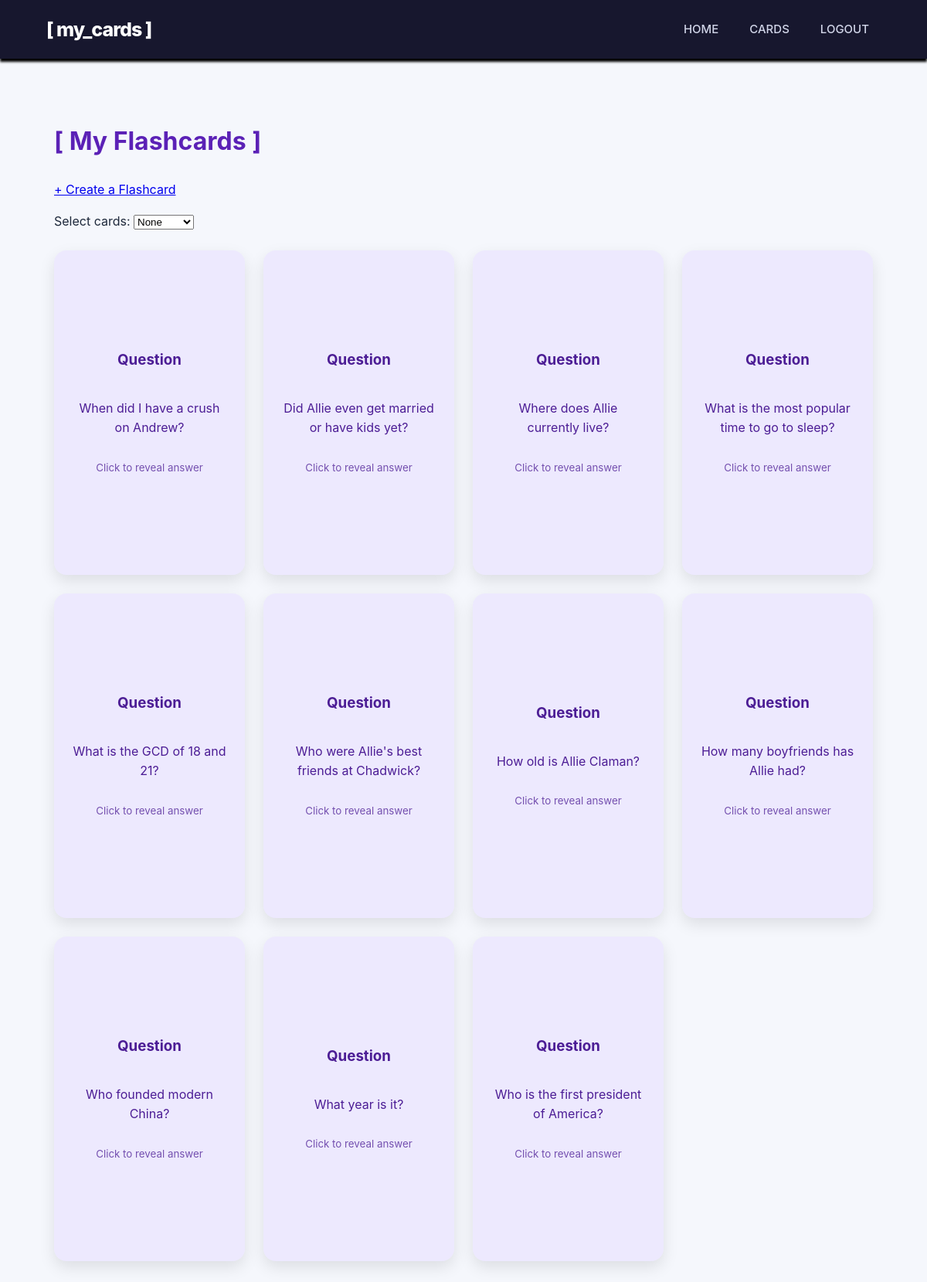
/cards/all (signed in), run on the app's committed database.
### papo_cito.py (models this page shows)
class Card(db.Model):
    __tablename__ = "cards"
    id = db.Column(db.Integer, primary_key=True)
    question = db.Column(db.String(200))
    answer = db.Column(db.Text)
    user_id = db.Column(db.Integer, db.ForeignKey("pot_users.id"), nullable=False)

### papo_cito.py (the view)
@app.route("/cards/all")
def all_cards():
    if "user_id" not in session:
        return redirect(url_for("login"))
    user_id = session["user_id"]
    user_cards = (
        Card.query
        .filter_by(user_id=user_id)
        .order_by(Card.id.asc())
        .all()
    )
    user_sets = (
        CardSet.query
        .filter_by(user_id=user_id)
        .order_by(CardSet.id.asc())
        .all()
    )
    return render_template(
        "cards.html",
        cards=user_cards,
        card_sets=user_sets
    )

### templates/cards.html (shortened to what this page needs)
{% extends "base.html" %}
{% block content %}
<div class="cards-page">
	<h1>[ My Flashcards ]</h1>
	<p>
		<a href="{{ url_for('create_card') }}">
			+ Create a Flashcard
		</a>
	</p>
	<form id="card-selection-form"
		method="POST"
		action="{{ url_for('add_cards_to_set') }}">
		<label for="selection-mode">Select cards:</label>
		<select id="selection-mode" name="selection_mode">
			<option value="NONE">None</option>
		</select>
	<div class="cards-grid">
		{% for card in cards %}
		<div class="card-item">
			<div class="flashcard" onclick="flipCard(this)">
				<div class="flashcard-inner">
					<div class="flashcard-front">
						<h3>Question</h3>
						<p>{{ card.question }}</p>
						<small>Click to reveal answer</small>
					</div>
					<div class="flashcard-back">
						<h3>Answer</h3>
						<p>{{ card.answer }}</p>
						<small>Click to return</small>
					</div>
				</div>
			</div>
		</div>
		{% else %}
			<p>You haven't created any flashcards yet.</p>
		{% endfor %}
	</div>
	</form>
</div>
{% endblock %}

### static/css/style.css (style rules this page uses)
:root { --primary: #635bff; --primary-dark: #4f46e5; --background: #f5f7fc; --surface: #ffffff; --text: #1e293b; --muted: #64748b; --border: #e2e8f0; }
* { box-sizing: border-box; }
body { margin: 0; font-family: -apple-system, BlinkMacSystemFont, "Segoe UI", Roboto, sans-serif; background: var(--background); color: var(--text); line-height: 1.6; }
.cards-page { max-width: 1100px; margin:40px auto; padding: 20px; }
.cards-page h1 { color: #5b21b6; margin-bottom: 24px; }
.cards-grid { display: grid; grid-template-columns: repeat(auto-fit, minmax(230px, 1fr)); gap: 24px; margin-top: 24px; }
.flashcard { height: 420px; perspective: 1000px; cursor: pointer; }
.flashcard-inner { position:relative; width: 100%; height: 100%; transition: transform 0.6s; transform-style: preserve-3d; }
.flashcard-front, .flashcard-back { position: absolute; inset: 0; padding: 24px; border-radius: 16px; box-sizing: border-box; display: flex; flex-direction: column; justify-content:center; align-items: center; text-align: center; backface-visibility: hidden; box-shadow: 0 8px 20px rgba(0, 0, 0, 0.10); overflow-wrap: anywhere; }
.flashcard-front { background: #ede9fe; color: #4c1d95; }
.flashcard-back { background: #5b21b6; color: white; transform:rotateY(180deg); }
.flashcard h3 { margin-top: 0; }
.flashcard p { white-space:pre-wrap; }
.flashcard small { margin-top: 12px; opacity:0.75; }
.card-item { display: flex; flex-direction: column; gap: 8px; }

### data on the page
Card: question "When did I have a crush on Andrew?"
Card: question "Did Allie even get married or have kids yet?"
Card: question "Where does Allie currently live?"
Card: question "What is the most popular time to go to sleep?"
Card: question "What is the GCD of 18 and 21?"
Card: question "Who were Allie's best friends at Chadwick?"
Card: question "How old is Allie Claman?"
Card: question "How many boyfriends has Allie had?"
Card: question "Who founded modern China?"
Card: question "What year is it?"
Card: question "Who is the first president of America?"
